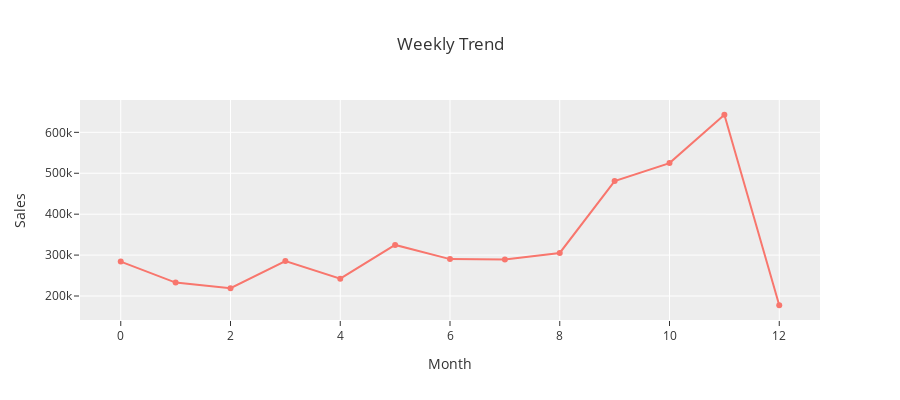

Notebook code cell kept with this figure:
### Code cell
ds_weekly = data.groupby(by=['Year','Month'])['TotalPrice'].sum().reset_index()
fig = go.Figure(data=[go.Scatter(x=ds_weekly.index,y=ds_weekly.TotalPrice)])
fig.update_layout(xaxis_title="Month",yaxis_title="Sales",title='Weekly Trend',height=400,template='ggplot2')
fig.show()

### Figure 1 — Plotly figure (JSON) as saved in the notebook; plotly's stock layout.template omitted (floating-point values rounded to 4 significant figures)
{"data": [{"type": "scatter", "x": [0, 1, 2, 3, 4, 5, 6, 7, 8, 9, 10, 11, 12], "y": [284100.0, 232800.0, 219200.0, 285500.0, 242400.0, 324900.0, 290200.0, 289100.0, 305200.0, 480900.0, 524800.0, 643000.0, 177400.0]}], "layout": {"height": 400, "title": {"text": "Weekly Trend"}, "xaxis": {"title": {"text": "Month"}}, "yaxis": {"title": {"text": "Sales"}}}}
